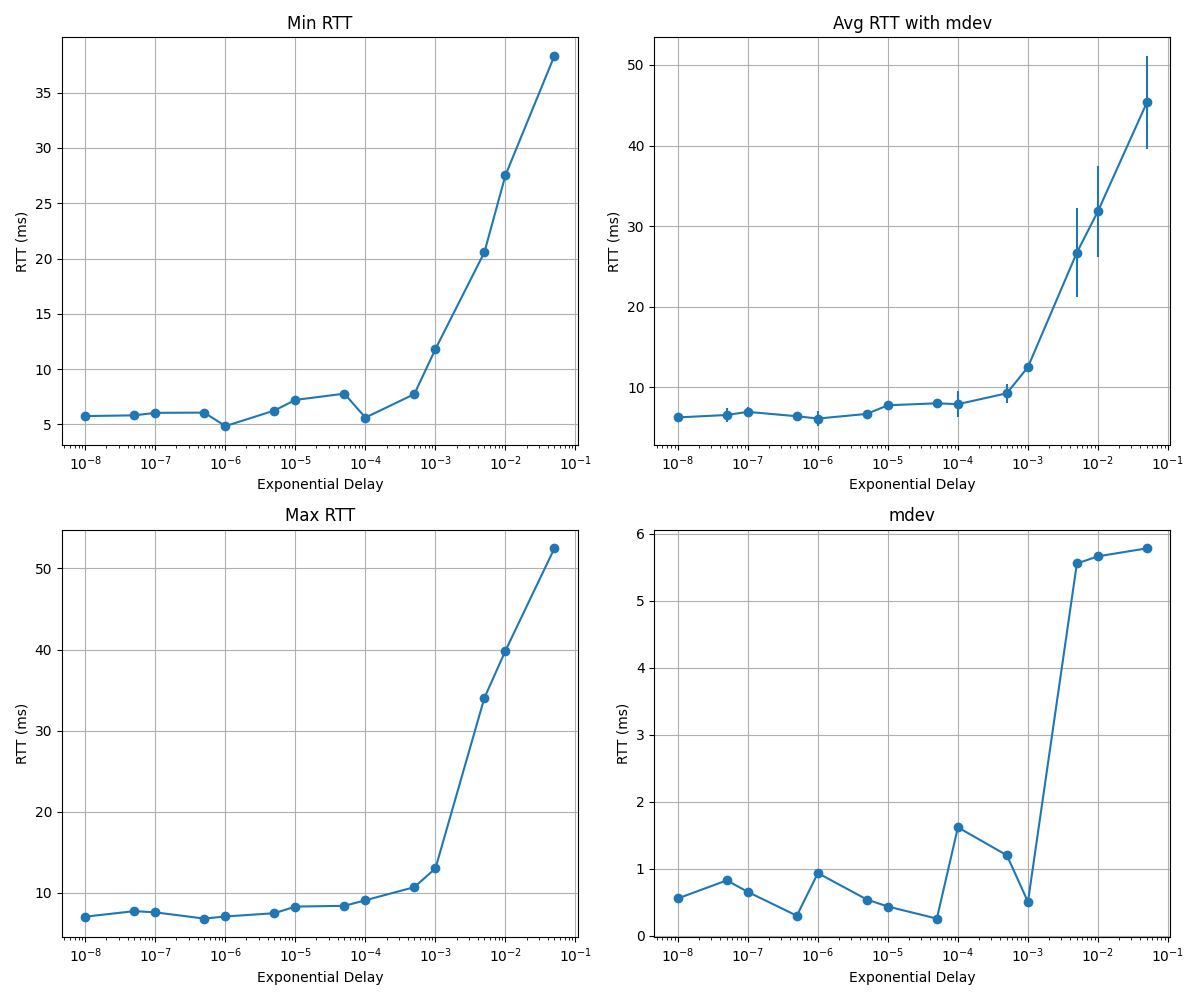

Reproduce this figure in Python.
import matplotlib.pyplot as plt
import numpy as np

# Example data (replace with your actual data)
delays = np.array([5e-2, 1e-2, 5e-3, 1e-3, 5e-4,
                    1e-4, 5e-5, 1e-5, 5e-6, 1e-6,
                    5e-7,1e-7,5e-8,1e-8])  # Exponential delay values
rtt_min = np.array([
38.318,27.528, #5e-2,1e-2

20.562,11.817, #5e-3,1e-3

7.750,5.622, #5e-4,1e-4

7.785,7.223, #5e-5,1e-5

6.261,4.854, #5e-6,1e-6

6.074,6.053, #5e-7,1e-7

5.827,5.760 #5e-8,1e-8
])
rtt_avg = np.array([
45.346,31.857, #5e-2,1e-2

26.728,12.519, #5e-3,1e-3

9.269,7.914, #5e-4,1e-4

8.024,7.782, #5e-5,1e-5

6.708,6.132, #5e-6,1e-6

6.419,6.962, #5e-7,1e-7

6.573,6.275, #5e-8,1e-8

])
rtt_max = np.array([
52.486,39.860, #5e-2,1e-2

34.034,13.005, #5e-3,1e-3

10.692,9.074, #5e-4,1e-4

8.384,8.295, #5e-5,1e-5

7.473,7.075, #5e-6,1e-6

6.809,7.582, #5e-7,1e-7

7.730,7.05, #5e-8,1e-8
])
rtt_mdev = np.array([
5.784,5.665, #5e-2,1e-2

5.558,0.508, #5e-3,1e-3

1.203,1.620, #5e-4,1e-4

0.258,0.438, #5e-5,1e-5

0.543,0.937, #5e-6,1e-6

0.301,0.656, #5e-7,1e-7

0.829,0.559, #5e-8,1e-8
])

fig, axs = plt.subplots(2, 2, figsize=(12, 10))

axs[0, 0].plot(delays, rtt_min, marker='o')
axs[0, 0].set_title('Min RTT')
axs[0, 0].set_xscale('log')
axs[0, 0].grid(True)

axs[0, 1].errorbar(delays, rtt_avg, yerr=rtt_mdev, marker='o', fmt='-')
axs[0, 1].set_title('Avg RTT with mdev')
axs[0, 1].set_xscale('log')
axs[0, 1].grid(True)

axs[1, 0].plot(delays, rtt_max, marker='o')
axs[1, 0].set_title('Max RTT')
axs[1, 0].set_xscale('log')
axs[1, 0].grid(True)

axs[1, 1].plot(delays, rtt_mdev, marker='o')
axs[1, 1].set_title('mdev')
axs[1, 1].set_xscale('log')
axs[1, 1].grid(True)

for ax in axs.flat:
    ax.set(xlabel='Exponential Delay', ylabel='RTT (ms)')

plt.tight_layout()
plt.show()
